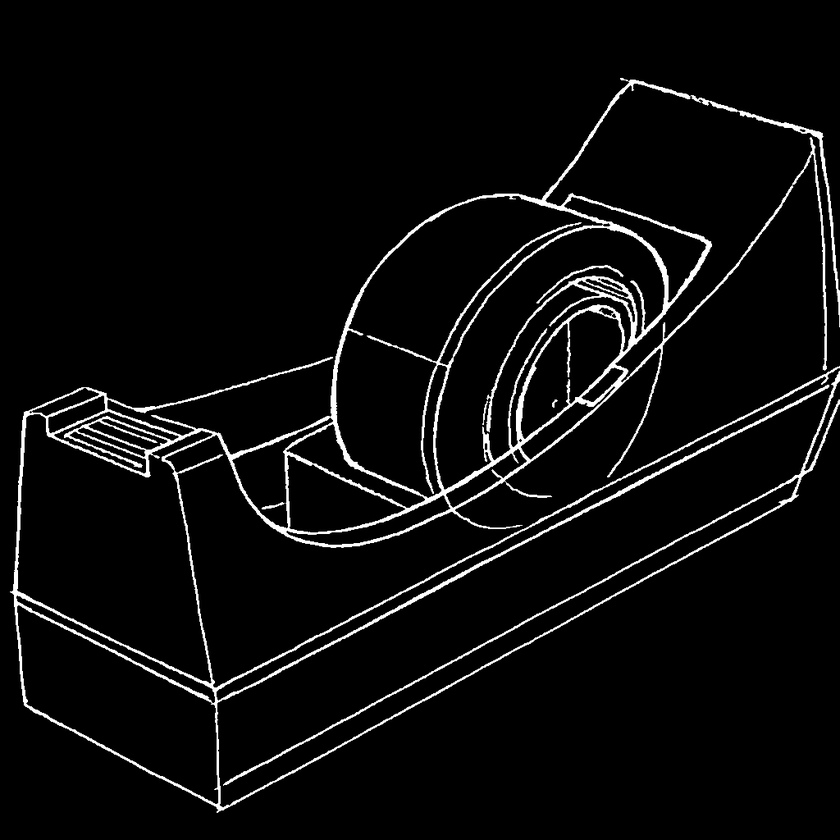
#> input picture runs/tape/10_preprocess/out/output_mask.png, 840 x 840 px, shrunk from 1024 x 1024 before the run
$ python label_identify.py runs/tape/10_preprocess/out/output_mask.png
#> lines starting #> are read from the running program, lines starting #| are printed output that depends on the picture; after the words box and inside, x2 and y2 are one past the last pixel; in counts of white or black regions, pixels touching at a corner belong together
### utils/artifacts.py
"""
Artifact Manager for Sketch-to-SVG Pipeline

Provides run-scoped output management so artifacts never overwrite across
different inputs. Each stage writes to its own numbered subfolder.

Usage:
    run_dir = make_run_dir("input.png")
    artifacts = StageArtifacts(run_dir, 10, "preprocess", debug=True)
    artifacts.save_debug_image("threshold", binary_img)
    artifacts.save_output_image("result", final_img)
    artifacts.write_metrics({"lines": 42, "corners": 8})
"""

import json
import shutil
import cv2
import numpy as np
from pathlib import Path

from .io import ensure_uint8


def slugify(name: str) -> str:
    """
    Turn any filename or run name into a safe folder name.

    Converts to lowercase, keeps only alphanumeric and underscores.
    Replaces spaces and dashes with underscores. Collapses consecutive underscores.

    Args:
        name: Input string to slugify.

    Returns:
        Safe folder name string.
    """
    # Lowercase
    result = name.lower()

    # Replace spaces and dashes with underscores
    result = result.replace(" ", "_").replace("-", "_")

    # Keep only alphanumeric and underscores
    result = "".join(c if c.isalnum() or c == "_" else "_" for c in result)

    # Collapse consecutive underscores
    while "__" in result:
        result = result.replace("__", "_")

    # Strip leading/trailing underscores
    result = result.strip("_")

    return result if result else "unnamed"


# [40 lines left out: function make_run_dir, not called in this run]


class StageArtifacts:
    """
    Manages artifact output for a single pipeline stage.

    Creates a stage-specific directory with debug/ and out/ subfolders.
    Provides methods to save numbered debug images, output images, JSON, and numpy arrays.
    """

    def __init__(
        self,
        run_dir: Path,
        stage_id: int,
        stage_name: str,
        debug: bool = True,
    ):
        """
        Initialize stage artifacts manager.

        Args:
            run_dir: Path to the run directory.
            stage_id: Numeric ID for ordering stages (e.g., 10, 20, 30).
            stage_name: Human-readable stage name.
            debug: If True, debug images are written. If False, save_debug_image is a no-op.
        """
        self.run_dir = Path(run_dir)
        self.stage_id = stage_id
        self.stage_name = stage_name
        self.debug_enabled = debug

        # Create stage directory: <run_dir>/<stage_id:02d>_<stage_name_slug>/
        stage_slug = slugify(stage_name)
        self.stage_dir = self.run_dir / f"{stage_id:02d}_{stage_slug}"

        # Create subdirectories
        self.debug_dir = self.stage_dir / "debug"
        self.out_dir = self.stage_dir / "out"
        self.debug_dir.mkdir(parents=True, exist_ok=True)
        self.out_dir.mkdir(parents=True, exist_ok=True)

        # Counter for debug image numbering
        self._debug_counter = 0

    def save_debug_image(self, name: str, img: np.ndarray) -> Path:
        """
        Save a debug image with auto-incrementing numbering.

        If debug is disabled, returns the would-be path without writing.
        If img is float, normalizes to 0..255 uint8 for visualization.

        Args:
            name: Base name for the image file.
            img: Image array to save.

        Returns:
            Path where the image was (or would be) saved.
        """
        self._debug_counter += 1
        filename = f"{self._debug_counter:02d}_{name}.png"
        save_path = self.debug_dir / filename

        if self.debug_enabled:
            img_uint8 = ensure_uint8(img)
            cv2.imwrite(str(save_path), img_uint8)

        return save_path

    # [15 lines left out: function save_output_image, not called in this run]

    def save_json(self, name: str, data: dict, debug: bool = False) -> Path:
        """
        Save a dictionary as JSON.

        Args:
            name: Filename for the JSON (without extension).
            data: Dictionary to serialize.
            debug: If True, save to debug/ with numbering. Else save to out/.

        Returns:
            Path where the JSON was saved.
        """
        if debug:
            self._debug_counter += 1
            filename = f"{self._debug_counter:02d}_{name}.json"
            save_path = self.debug_dir / filename
        else:
            save_path = self.out_dir / f"{name}.json"

        json_str = json.dumps(data, indent=2, sort_keys=True)
        save_path.write_text(json_str)

        return save_path

    # [14 lines left out: function save_npy, not called in this run]

    def write_metrics(self, metrics: dict) -> Path:
        """
        Save metrics to out/metrics.json.

        Args:
            metrics: Dictionary of metrics to save.

        Returns:
            Path where metrics.json was saved.
        """
        save_path = self.out_dir / "metrics.json"
        json_str = json.dumps(metrics, indent=2, sort_keys=True)
        save_path.write_text(json_str)
        return save_path

    # [11 lines left out: function path_out, not called in this run]

### label_identify.py
"""
Stage 8: Component Identification for Labelling

Identifies enclosed regions (components) in the binary stroke mask using
flood-fill. Each region bounded by strokes gets a label anchor point —
a coordinate inside the region suitable for a leader line attachment.

Algorithm:
    1. Start from background pixels (value 0) that are INSIDE the image
       bounding box of the drawing (not the outer margin).
    2. Flood-fill each unvisited background pixel; the fill stops at
       stroke boundaries (value 255).
    3. Each connected fill region is a "component". The outer background
       (largest region touching the image border) is excluded.
    4. For each component, choose a label anchor point: the pixel farthest
       from any boundary stroke, found via the distance transform of the
       component mask.  This ensures the anchor is well inside the region.
    5. Very small regions (below min_area) are discarded as noise.
    6. Regions where ALL boundary edges are already fully "seen" by a
       previous region are merged (shared-boundary deduplication).

Usage:
    python label_identify.py runs/<run>/10_preprocess/out/output_mask.png --debug
    python label_identify.py runs/<run>/10_preprocess/out/output_mask.png --svg runs/<run>/70_svg/out/output.svg --debug

Outputs to runs/<run>/80_label_identify/out/:
    - components.json: List of components with id, anchor point, area, bbox, boundary edges
"""

import argparse
import json
import sys
from pathlib import Path
from typing import Dict, List, Optional, Tuple, Any

import cv2
import numpy as np

sys.path.insert(0, str(Path(__file__).parent))
from utils.artifacts import StageArtifacts


# ---------------------------------------------------------------------------
# Default Configuration
# ---------------------------------------------------------------------------

DEFAULT_CONFIG = {
    # Minimum component area in pixels to keep (discard noise regions)
    "min_component_area": 200,

    # Maximum component area as fraction of image area — regions larger
    # than this are assumed to be the outer background and excluded
    "max_component_area_frac": 0.50,

    # Minimum number of boundary edge pixels a component must have
    "min_boundary_pixels": 20,

    # Anchor point: minimum distance (px) from any stroke edge
    "anchor_min_edge_dist": 5,

    # Dilate strokes slightly before flood-fill to ensure connectivity
    # at thin junctions (prevents leaking through 1-px gaps)
    "stroke_dilate_radius": 1,

    # Fraction of novel boundary edges required to accept a new component
    # (prevents duplicate labelling of already-seen regions)
    "novel_boundary_frac": 0.15,

    # Minimum length of a boundary contour segment to count as a real edge
    "min_edge_segment_length": 8,

    # Image border margin: pixels near the image edge are considered
    # "exterior" and grouped with the outer background
    "border_margin": 5,
}


# ---------------------------------------------------------------------------
# Helpers
# ---------------------------------------------------------------------------

def load_config(config_path: Optional[str] = None) -> dict:
    config = DEFAULT_CONFIG.copy()
    if config_path:
        p = Path(config_path)
        if p.exists():
            with open(p) as f:
                config.update(json.load(f))
    return config


def infer_run_dir(mask_path: str, runs_root: str = "runs") -> Path:
    p = Path(mask_path).resolve()
    rr = Path(runs_root).resolve()
    try:
        rel = p.relative_to(rr)
        return rr / rel.parts[0]
    except ValueError:
        return p.parent.parent.parent


# ---------------------------------------------------------------------------
# Core: Component Identification
# ---------------------------------------------------------------------------

def identify_components(
    mask: np.ndarray,
    config: dict,
    debug_callback=None,
) -> List[dict]:
    """
    Identify enclosed regions in the binary mask via flood-fill.

    Args:
        mask:  uint8 binary mask (strokes=255, background=0).
        config: Configuration dict.
        debug_callback: Optional callable(name, image) for debug output.

    Returns:
        List of component dicts, each with:
            id, anchor_x, anchor_y, area, bbox, boundary_hash
    """
    h, w = mask.shape[:2]
    image_area = h * w
    cfg = config

    # ------------------------------------------------------------------
    # 1. Prepare the boundary image: dilate strokes to seal thin gaps
    # ------------------------------------------------------------------
    dilate_r = cfg["stroke_dilate_radius"]
    if dilate_r > 0:
        kernel = cv2.getStructuringElement(
            cv2.MORPH_ELLIPSE, (2 * dilate_r + 1, 2 * dilate_r + 1)
        )
        boundary = cv2.dilate(mask, kernel, iterations=1)
    else:
        boundary = mask.copy()

    if debug_callback:
        debug_callback("boundary_dilated", boundary)

    # ------------------------------------------------------------------
    # 2. Label connected components of the BACKGROUND (value 0)
    #    using OpenCV connectedComponents on the inverted image.
    # ------------------------------------------------------------------
    bg_mask = (boundary == 0).astype(np.uint8)
    num_labels, labels = cv2.connectedComponents(bg_mask, connectivity=4)

    if debug_callback:
        # Color-code the labels for visualization
        vis = np.zeros((h, w, 3), dtype=np.uint8)
        for lbl in range(1, num_labels):
            color = _label_color(lbl)
            vis[labels == lbl] = color
        debug_callback("cc_labels_raw", vis)

    # ------------------------------------------------------------------
    # 3. Classify each label: exterior vs interior
    #    A label is exterior if it touches the image border margin.
    # ------------------------------------------------------------------
    margin = cfg["border_margin"]
    border_labels = set()
    # Top/bottom rows
    for row in range(min(margin, h)):
        border_labels.update(labels[row, :].tolist())
    for row in range(max(0, h - margin), h):
        border_labels.update(labels[row, :].tolist())
    # Left/right columns
    for col in range(min(margin, w)):
        border_labels.update(labels[:, col].tolist())
    for col in range(max(0, w - margin), w):
        border_labels.update(labels[:, col].tolist())
    border_labels.discard(0)  # label 0 is "stroke" in cc output

    # ------------------------------------------------------------------
    # 4. For each interior label, compute properties and pick anchor
    # ------------------------------------------------------------------
    min_area = cfg["min_component_area"]
    max_area = int(image_area * cfg["max_component_area_frac"])
    anchor_min_dist = cfg["anchor_min_edge_dist"]

    raw_components = []

    for lbl in range(1, num_labels):
        if lbl in border_labels:
            continue

        comp_mask = (labels == lbl).astype(np.uint8) * 255
        area = int(np.count_nonzero(comp_mask))

        if area < min_area or area > max_area:
            continue

        # Bounding box
        ys, xs = np.nonzero(comp_mask)
        bbox = [int(xs.min()), int(ys.min()), int(xs.max()), int(ys.max())]

        # Distance transform inside the component to find deepest interior point
        dt = cv2.distanceTransform(comp_mask, cv2.DIST_L2, 5)
        max_dist = dt.max()

        if max_dist < anchor_min_dist:
            # Region too thin to place a label inside comfortably
            continue

        # Pick anchor = pixel with maximum distance from boundary
        # Break ties deterministically: pick topmost, then leftmost
        candidates = np.argwhere(dt >= max_dist - 0.5)  # near-max pixels
        # argwhere returns (row, col) = (y, x)
        # Sort by y ascending, then x ascending
        idx = np.lexsort((candidates[:, 1], candidates[:, 0]))
        anchor_y, anchor_x = candidates[idx[0]]

        # ------------------------------------------------------------------
        # 5. Compute boundary signature: which stroke pixels border this region
        # ------------------------------------------------------------------
        # Dilate the component mask by 2px to find adjacent stroke pixels
        kern3 = cv2.getStructuringElement(cv2.MORPH_RECT, (3, 3))
        dilated_comp = cv2.dilate(comp_mask, kern3, iterations=2)
        # Boundary stroke pixels = dilated_comp AND original mask
        boundary_px = cv2.bitwise_and(dilated_comp, mask)
        boundary_pixel_count = int(np.count_nonzero(boundary_px))

        # Encode boundary pixel locations as a frozenset of (x//4, y//4) cells
        # for efficient set comparison (quantized to 4px grid)
        by, bx = np.nonzero(boundary_px)
        boundary_cells = set(zip((bx // 4).tolist(), (by // 4).tolist()))

        raw_components.append({
            "label": lbl,
            "anchor_x": int(anchor_x),
            "anchor_y": int(anchor_y),
            "area": area,
            "bbox": bbox,
            "max_interior_dist": float(max_dist),
            "boundary_pixel_count": boundary_pixel_count,
            "boundary_cells": boundary_cells,
        })

    # ------------------------------------------------------------------
    # 6. Deduplicate: keep component only if it contributes novel boundary
    # ------------------------------------------------------------------
    # Sort by area descending — larger regions first
    raw_components.sort(key=lambda c: c["area"], reverse=True)

    seen_cells = set()
    accepted = []
    novel_frac_thresh = cfg["novel_boundary_frac"]

    for comp in raw_components:
        bc = comp["boundary_cells"]
        if not bc:
            continue

        novel = bc - seen_cells
        frac = len(novel) / len(bc) if bc else 0.0

        if frac >= novel_frac_thresh or len(accepted) == 0:
            # Accept this component
            accepted.append(comp)
            seen_cells.update(bc)

    # ------------------------------------------------------------------
    # 7. Assign sequential IDs and build output
    # ------------------------------------------------------------------
    components = []
    for idx, comp in enumerate(accepted):
        components.append({
            "id": idx,
            "anchor_x": comp["anchor_x"],
            "anchor_y": comp["anchor_y"],
            "area": comp["area"],
            "bbox": comp["bbox"],
            "max_interior_dist": round(comp["max_interior_dist"], 2),
            "boundary_pixel_count": comp["boundary_pixel_count"],
        })

    # ------------------------------------------------------------------
    # 8. Sort components in a natural reading order:
    #    top-to-bottom, left-to-right (by anchor position)
    # ------------------------------------------------------------------
    components.sort(key=lambda c: (c["anchor_y"], c["anchor_x"]))
    for idx, comp in enumerate(components):
        comp["id"] = idx

    return components


# ---------------------------------------------------------------------------
# Visualization
# ---------------------------------------------------------------------------

def _label_color(idx: int) -> Tuple[int, int, int]:
    """Deterministic color from index using golden-ratio hue rotation."""
    hue = int((idx * 137.508) % 180)
    hsv = np.array([[[hue, 200, 220]]], dtype=np.uint8)
    bgr = cv2.cvtColor(hsv, cv2.COLOR_HSV2BGR)
    return tuple(int(c) for c in bgr[0, 0])


def draw_components_debug(
    mask: np.ndarray,
    components: List[dict],
) -> np.ndarray:
    """Draw components overlay on the mask for debugging."""
    h, w = mask.shape[:2]
    vis = cv2.cvtColor(mask, cv2.COLOR_GRAY2BGR)

    for comp in components:
        color = _label_color(comp["id"])
        ax, ay = comp["anchor_x"], comp["anchor_y"]

        # Draw anchor cross-hair
        cv2.drawMarker(
            vis, (ax, ay), color,
            markerType=cv2.MARKER_CROSS, markerSize=16, thickness=2,
        )

        # Draw bbox
        x0, y0, x1, y1 = comp["bbox"]
        cv2.rectangle(vis, (x0, y0), (x1, y1), color, 1)

        # Label
        label = f"C{comp['id']} ({comp['area']}px)"
        cv2.putText(
            vis, label, (ax + 10, ay - 5),
            cv2.FONT_HERSHEY_SIMPLEX, 0.4, color, 1, cv2.LINE_AA,
        )

    return vis


def draw_components_on_white(
    h: int, w: int,
    mask: np.ndarray,
    components: List[dict],
) -> np.ndarray:
    """Draw clean component visualization on white background."""
    vis = np.full((h, w, 3), 255, dtype=np.uint8)

    # Draw strokes in light gray
    stroke_px = mask == 255
    vis[stroke_px] = (180, 180, 180)

    for comp in components:
        color = _label_color(comp["id"])
        ax, ay = comp["anchor_x"], comp["anchor_y"]

        # Filled circle at anchor
        cv2.circle(vis, (ax, ay), 6, color, -1)
        cv2.circle(vis, (ax, ay), 6, (0, 0, 0), 1)

        # Component number
        txt = str(comp["id"])
        (tw, th), _ = cv2.getTextSize(txt, cv2.FONT_HERSHEY_SIMPLEX, 0.5, 1)
        cv2.putText(
            vis, txt, (ax - tw // 2, ay + th // 2),
            cv2.FONT_HERSHEY_SIMPLEX, 0.5, (255, 255, 255), 1, cv2.LINE_AA,
        )

    return vis


# ---------------------------------------------------------------------------
# Main
# ---------------------------------------------------------------------------

def identify(
    mask_path: str,
    svg_path: Optional[str] = None,
    debug: bool = True,
    config_path: Optional[str] = None,
    runs_root: str = "runs",
):
    """Main entry point for Stage 8."""
    print(f"Processing: {mask_path}")

    config = load_config(config_path)

    # Load mask
    mask = cv2.imread(str(mask_path), cv2.IMREAD_GRAYSCALE)
    if mask is None:
        print(f"Error: Cannot read mask: {mask_path}")
        return None
    h, w = mask.shape
    print(f"Image size: {w}x{h}")

    # Infer run dir and init artifacts
    run_dir = infer_run_dir(mask_path, runs_root)
    print(f"Run directory: {run_dir}")
    artifacts = StageArtifacts(run_dir, stage_id=80, stage_name="label_identify", debug=debug)

    # Debug image callback
    def debug_cb(name, img):
        if debug:
            artifacts.save_debug_image(name, img)

    # Run identification
    components = identify_components(mask, config, debug_callback=debug_cb)
    print(f"Found {len(components)} components")

    # Save output
    output_data = {
        "image": {"width": w, "height": h},
        "mask_path": str(mask_path),
        "config": config,
        "components": components,
    }
    if svg_path:
        output_data["svg_path"] = str(svg_path)

    artifacts.save_json("components", output_data)

    # Debug visualizations
    if debug:
        # Anchors on mask
        dbg_mask = draw_components_debug(mask, components)
        artifacts.save_debug_image("anchors_on_mask", dbg_mask)

        # Clean white-background view
        dbg_clean = draw_components_on_white(h, w, mask, components)
        artifacts.save_debug_image("anchors_clean", dbg_clean)

    # Metrics
    artifacts.write_metrics({
        "num_components": len(components),
        "total_component_area": sum(c["area"] for c in components),
        "min_area": min((c["area"] for c in components), default=0),
        "max_area": max((c["area"] for c in components), default=0),
        "image_area": w * h,
    })

    # Print summary
    for c in components:
        print(f"  Component {c['id']:3d}  anchor=({c['anchor_x']:4d},{c['anchor_y']:4d})  "
              f"area={c['area']:6d}  dist={c['max_interior_dist']:.1f}")

    return components


def main():
    parser = argparse.ArgumentParser(
        description="Stage 8: Identify enclosed components for labelling"
    )
    parser.add_argument("mask_path", help="Path to binary mask (output_mask.png)")
    parser.add_argument("--svg", default=None,
                        help="Path to output.svg (for reference in later stages)")
    parser.add_argument("--runs_root", default="runs",
                        help="Root directory for runs (default: runs)")
    parser.add_argument("--debug", action="store_true", default=True,
                        help="Generate debug outputs (default: True)")
    parser.add_argument("--no_debug", action="store_true",
                        help="Disable debug outputs")
    parser.add_argument("--config", help="Path to config JSON file")

    args = parser.parse_args()

    identify(
        mask_path=args.mask_path,
        svg_path=args.svg,
        debug=not args.no_debug,
        config_path=args.config,
        runs_root=args.runs_root,
    )
#> in identify, mask is the input picture: shape (840, 840); min 0, max 255, mean 11.7
#| Image size: 840x840
#> in identify_components, `boundary = cv2.dilate(mask, kernel, iterations=1)`:
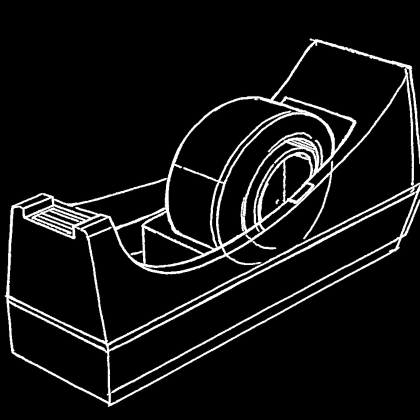
#> boundary: shape (840, 840) (shown at 1/2 size); min 0, max 255, mean 19.2
#> (the call stopped at in save_debug_image, `img_uint8 = ensure_uint8(img)`: utils is not available in this run)
#> in identify_components, `bg_mask = (boundary == 0).astype(np.uint8)`:
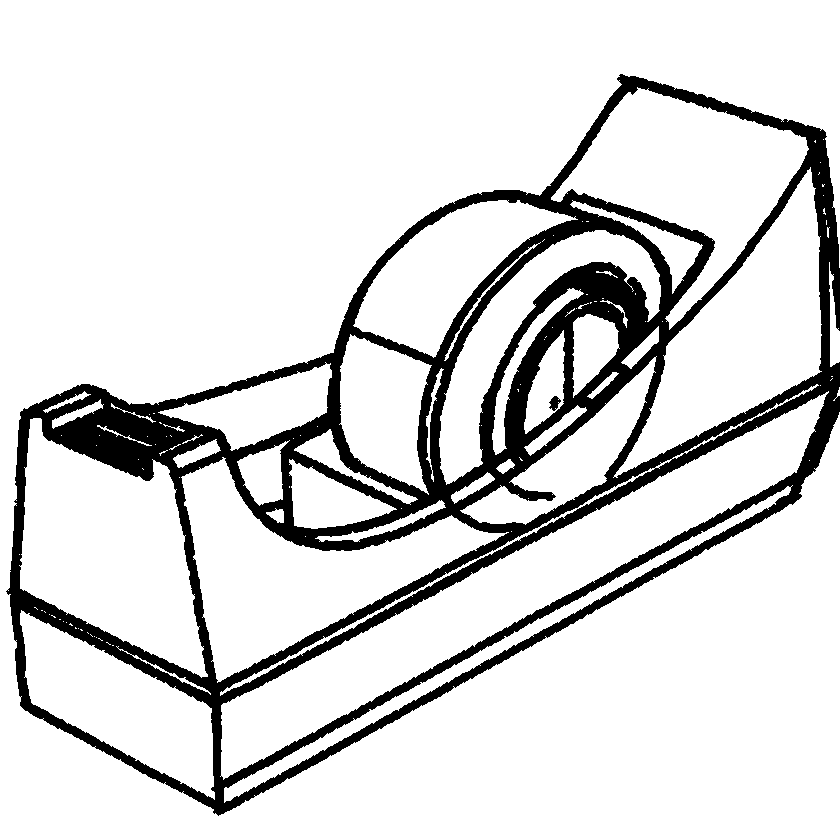
#> bg_mask: shape (840, 840); values 0 (black) and 1 (white), 85.9% white; 2 black regions, box (x1, y1, x2, y2) and area: (6, 74, 840, 816) 99659, (549, 396, 561, 411) 105
#> in identify_components, `num_labels, labels = cv2.connectedComponents(bg_mask, connectivity=4)`: num_labels = 341
#> (the rest of the program and of its run is left out)
